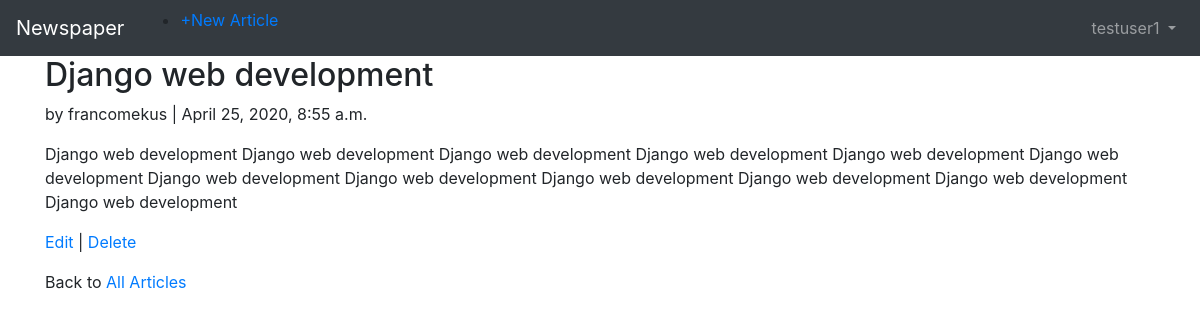
The app's page /articles/2/ (signed in) with its own data.
### users/models.py (models this page shows)
class CustomUser(AbstractUser):
    age = models.PositiveIntegerField(null=True, blank=True)

### articles/models.py (models this page shows, shortened)
class Article(models.Model):
    title = models.CharField(max_length=200)
    body = models.TextField()
    date = models.DateTimeField(auto_now_add=True)
    author = models.ForeignKey(get_user_model(), on_delete=models.CASCADE)

### articles/views.py (the view)
# urls.py: path('<int:pk>/', ArticleDetailView.as_view(), name='article_detail'),
class ArticleDetailView(LoginRequiredMixin, DeleteView):
    model = Article
    template_name = 'article_detail.html'
    login_url = 'login'

### templates/article_detail.html (shortened to what this page needs)
{% extends 'base.html' %}
{% block body %}
<div class="article-entry">
    <h2>{{object.title}}</h2>
        <p>by {{object.author}} | {{object.date}}</p>
        <p>{{object.body}}</p>
</div>
<p><a href="{% url 'article_edit' article.pk %}">Edit</a> |
    <a href="{% url 'article_delete' article.pk %}">Delete</a> </p>
<p>Back to<a href="{% url 'article_list' %}"> All Articles</a></p>
{%endblock body%}

### templates/base.html (shortened to what this page needs)
<!DOCTYPE html>
{%load static%}
<html lang="en">
<head>
     <link rel="stylesheet" type="text/css",
           href="{%static 'bootstrap/css/bootstrap.min.css'%}"/>
</head>
<body>
    <nav class="navbar navbar-expand-md navbar-dark bg-dark mb-􀇓">
        <a class="navbar-brand" href="{% url 'home' %}">Newspaper</a>
        {% if user.is_authenticated %}
        <ul class = "nav-bar mr-auto">
            <li class="nav-item"><a href="{% url 'article_new' %}">+New Article</a></li>
            {%endif%}
        </ul>
    <div class="collapse navbar-collapse" id="navbarCollapse">
        {% if user.is_authenticated %}
        <ul class="navbar-nav ml-auto">
            <li class="nav-item">
                <a class="nav-link dropdown-toggle" href="#" id="userMenu"
                    data-toggle="dropdown" aria-haspopup="true"
                    aria-expanded="false">
                        {{ user.username }}
                </a>
            </li>
        </ul>
        {% endif %}
    </div>
    </nav>
<div class="container">
{% block body%}
{%endblock body%}
</div>
</body>
</html>

### records on screen
CustomUser: username "testuser1"
Article: title "Django web development", author "francomekus", date "April 25, 2020, 8:55 a.m.", body "Django web development Django web development Django web development Django web development Django web development Django web development Django web development Django web development Django web development Django web development Django web development Django web development"
